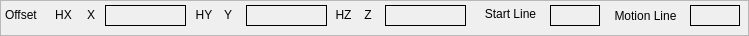
     <widget class="QFrame" name="frame_4">
      <property name="sizePolicy">
       <sizepolicy hsizetype="Preferred" vsizetype="Minimum">
        <horstretch>0</horstretch>
        <verstretch>0</verstretch>
       </sizepolicy>
      </property>
      <property name="minimumSize">
       <size>
        <width>0</width>
        <height>31</height>
       </size>
      </property>
      <property name="frameShape">
       <enum>QFrame::StyledPanel</enum>
      </property>
      <property name="frameShadow">
       <enum>QFrame::Raised</enum>
      </property>
      <widget class="QLabel" name="label_2">
       <property name="geometry">
        <rect>
         <x>220</x>
         <y>5</y>
         <width>16</width>
         <height>19</height>
        </rect>
       </property>
       <property name="text">
        <string>Y</string>
       </property>
       <property name="alignment">
        <set>Qt::AlignCenter</set>
       </property>
      </widget>
      <widget class="QLabel" name="label_3">
       <property name="geometry">
        <rect>
         <x>360</x>
         <y>5</y>
         <width>16</width>
         <height>19</height>
        </rect>
       </property>
       <property name="text">
        <string>Z</string>
       </property>
       <property name="alignment">
        <set>Qt::AlignCenter</set>
       </property>
      </widget>
      <widget class="QLabel" name="dro_lb_x">
       <property name="geometry">
        <rect>
         <x>105</x>
         <y>5</y>
         <width>81</width>
         <height>21</height>
        </rect>
       </property>
       <property name="font">
        <font>
         <family>FreeMono</family>
         <pointsize>12</pointsize>
         <bold>true</bold>
        </font>
       </property>
       <property name="frameShape">
        <enum>QFrame::Box</enum>
       </property>
       <property name="text">
        <string/>
       </property>
      </widget>
      <widget class="QLabel" name="dro_lb_z">
       <property name="geometry">
        <rect>
         <x>385</x>
         <y>5</y>
         <width>81</width>
         <height>21</height>
        </rect>
       </property>
       <property name="font">
        <font>
         <family>FreeMono</family>
         <pointsize>12</pointsize>
         <bold>true</bold>
        </font>
       </property>
       <property name="frameShape">
        <enum>QFrame::Box</enum>
       </property>
       <property name="text">
        <string/>
       </property>
      </widget>
      <widget class="QLabel" name="label">
       <property name="geometry">
        <rect>
         <x>83</x>
         <y>5</y>
         <width>16</width>
         <height>19</height>
        </rect>
       </property>
       <property name="text">
        <string>X</string>
       </property>
       <property name="alignment">
        <set>Qt::AlignCenter</set>
       </property>
      </widget>
      <widget class="QLabel" name="dro_lb_y">
       <property name="geometry">
        <rect>
         <x>246</x>
         <y>5</y>
         <width>81</width>
         <height>21</height>
        </rect>
       </property>
       <property name="font">
        <font>
         <family>FreeMono</family>
         <pointsize>12</pointsize>
         <bold>true</bold>
        </font>
       </property>
       <property name="frameShape">
        <enum>QFrame::Box</enum>
       </property>
       <property name="text">
        <string/>
       </property>
      </widget>
      <widget class="QLabel" name="home_lb_0">
       <property name="geometry">
        <rect>
         <x>53</x>
         <y>5</y>
         <width>21</width>
         <height>19</height>
        </rect>
       </property>
       <property name="frameShape">
        <enum>QFrame::NoFrame</enum>
       </property>
       <property name="text">
        <string>HX</string>
       </property>
       <property name="alignment">
        <set>Qt::AlignCenter</set>
       </property>
      </widget>
      <widget class="QLabel" name="home_lb_1">
       <property name="geometry">
        <rect>
         <x>194</x>
         <y>5</y>
         <width>20</width>
         <height>19</height>
        </rect>
       </property>
       <property name="frameShape">
        <enum>QFrame::NoFrame</enum>
       </property>
       <property name="text">
        <string>HY</string>
       </property>
       <property name="alignment">
        <set>Qt::AlignCenter</set>
       </property>
      </widget>
      <widget class="QLabel" name="home_lb_2">
       <property name="geometry">
        <rect>
         <x>333</x>
         <y>5</y>
         <width>21</width>
         <height>19</height>
        </rect>
       </property>
       <property name="frameShape">
        <enum>QFrame::NoFrame</enum>
       </property>
       <property name="text">
        <string>HZ</string>
       </property>
       <property name="alignment">
        <set>Qt::AlignCenter</set>
       </property>
      </widget>
      <widget class="QLabel" name="label_34">
       <property name="geometry">
        <rect>
         <x>5</x>
         <y>5</y>
         <width>46</width>
         <height>19</height>
        </rect>
       </property>
       <property name="text">
        <string>Offset</string>
       </property>
      </widget>
      <widget class="QLabel" name="motion_line_lb">
       <property name="geometry">
        <rect>
         <x>690</x>
         <y>5</y>
         <width>50</width>
         <height>21</height>
        </rect>
       </property>
       <property name="maximumSize">
        <size>
         <width>50</width>
         <height>16777215</height>
        </size>
       </property>
       <property name="font">
        <font>
         <family>FreeMono</family>
         <pointsize>12</pointsize>
         <bold>false</bold>
        </font>
       </property>
       <property name="frameShape">
        <enum>QFrame::Box</enum>
       </property>
       <property name="text">
        <string/>
       </property>
       <property name="alignment">
        <set>Qt::AlignRight|Qt::AlignTrailing|Qt::AlignVCenter</set>
       </property>
      </widget>
      <widget class="QLabel" name="label_5">
       <property name="geometry">
        <rect>
         <x>470</x>
         <y>0</y>
         <width>81</width>
         <height>27</height>
        </rect>
       </property>
       <property name="text">
        <string>Start Line</string>
       </property>
       <property name="alignment">
        <set>Qt::AlignCenter</set>
       </property>
      </widget>
      <widget class="QLabel" name="start_line_lb">
       <property name="geometry">
        <rect>
         <x>550</x>
         <y>5</y>
         <width>50</width>
         <height>21</height>
        </rect>
       </property>
       <property name="maximumSize">
        <size>
         <width>50</width>
         <height>16777215</height>
        </size>
       </property>
       <property name="font">
        <font>
         <family>FreeMono</family>
         <pointsize>12</pointsize>
         <bold>false</bold>
        </font>
       </property>
       <property name="frameShape">
        <enum>QFrame::Box</enum>
       </property>
       <property name="text">
        <string/>
       </property>
       <property name="alignment">
        <set>Qt::AlignRight|Qt::AlignTrailing|Qt::AlignVCenter</set>
       </property>
      </widget>
      <widget class="QLabel" name="label_4">
       <property name="geometry">
        <rect>
         <x>600</x>
         <y>5</y>
         <width>91</width>
         <height>21</height>
        </rect>
       </property>
       <property name="text">
        <string>Motion Line</string>
       </property>
       <property name="alignment">
        <set>Qt::AlignCenter</set>
       </property>
      </widget>
     </widget>
